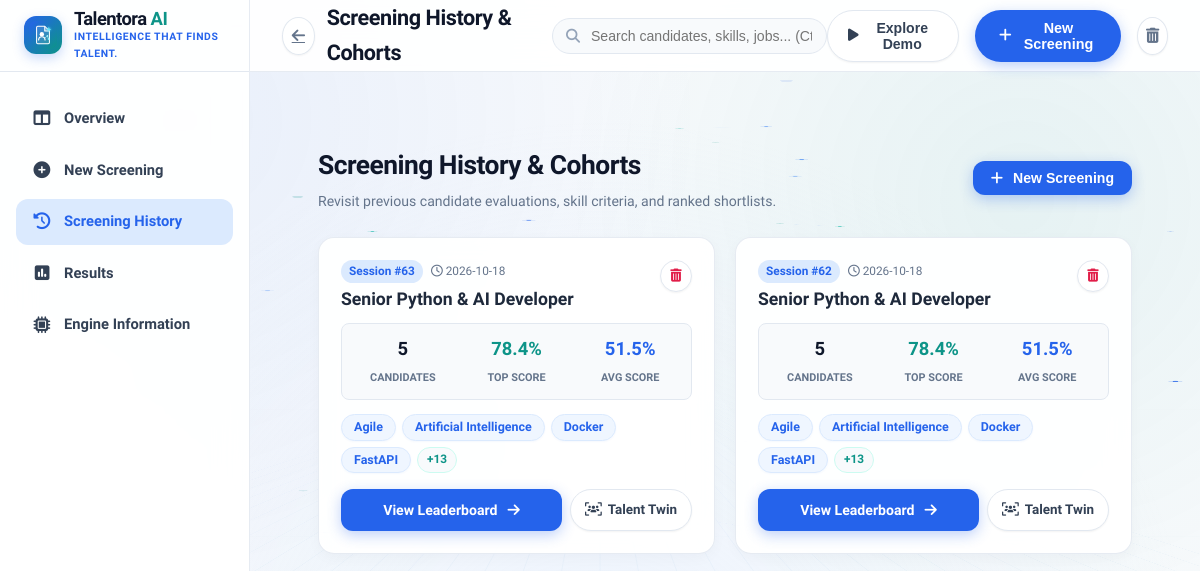
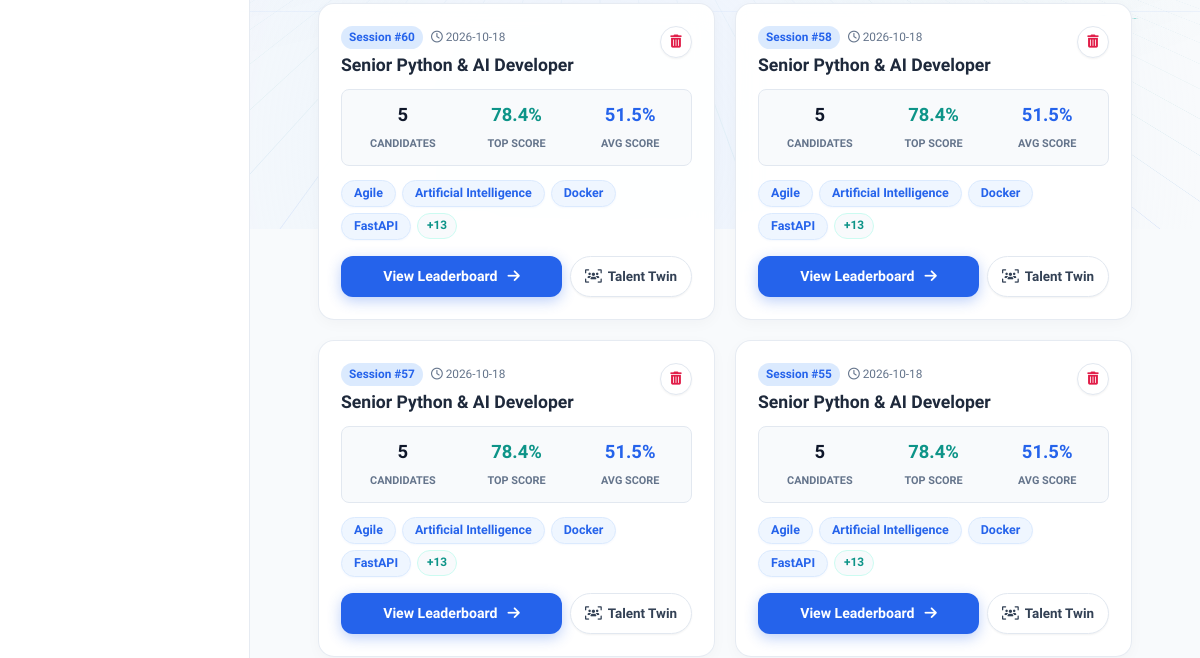
Before: /history (upper part) with the older database file (2 pictures, top to bottom).
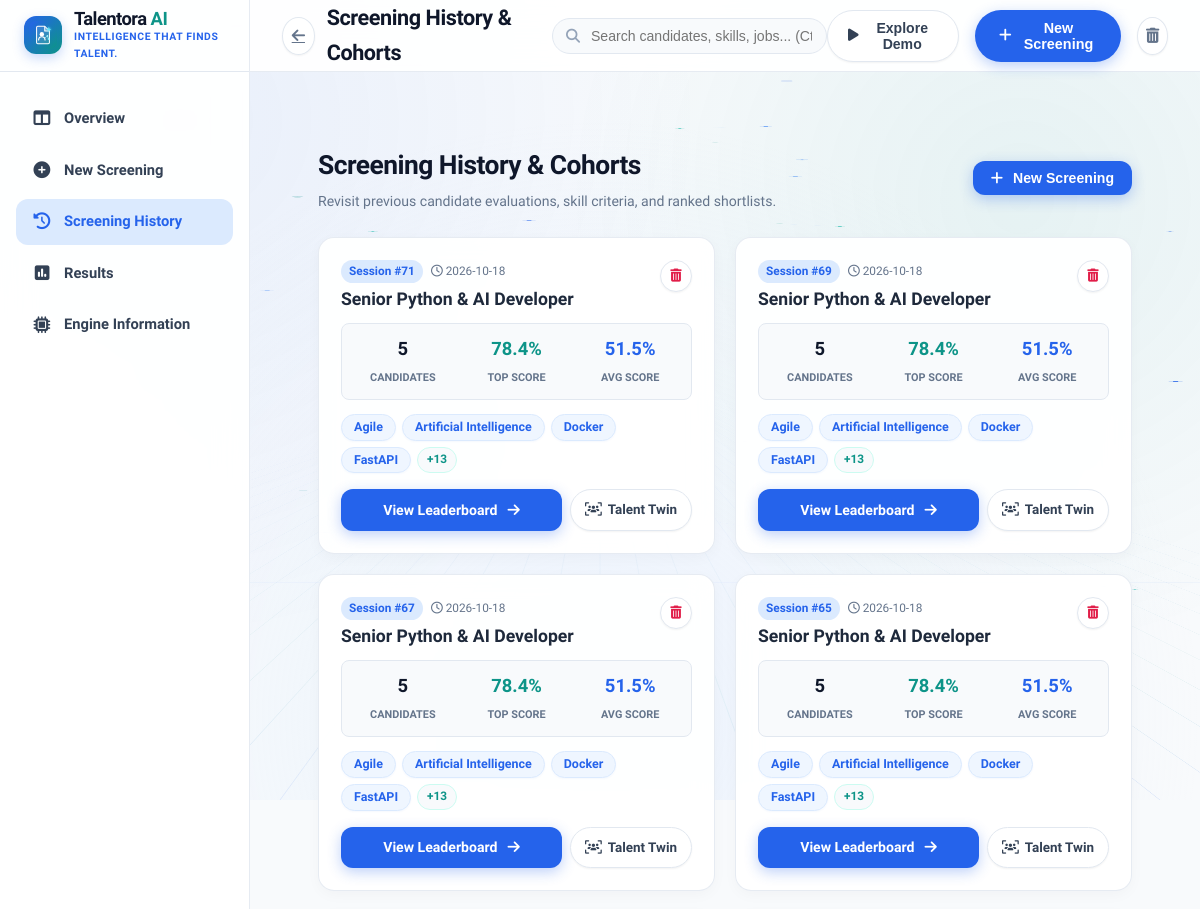
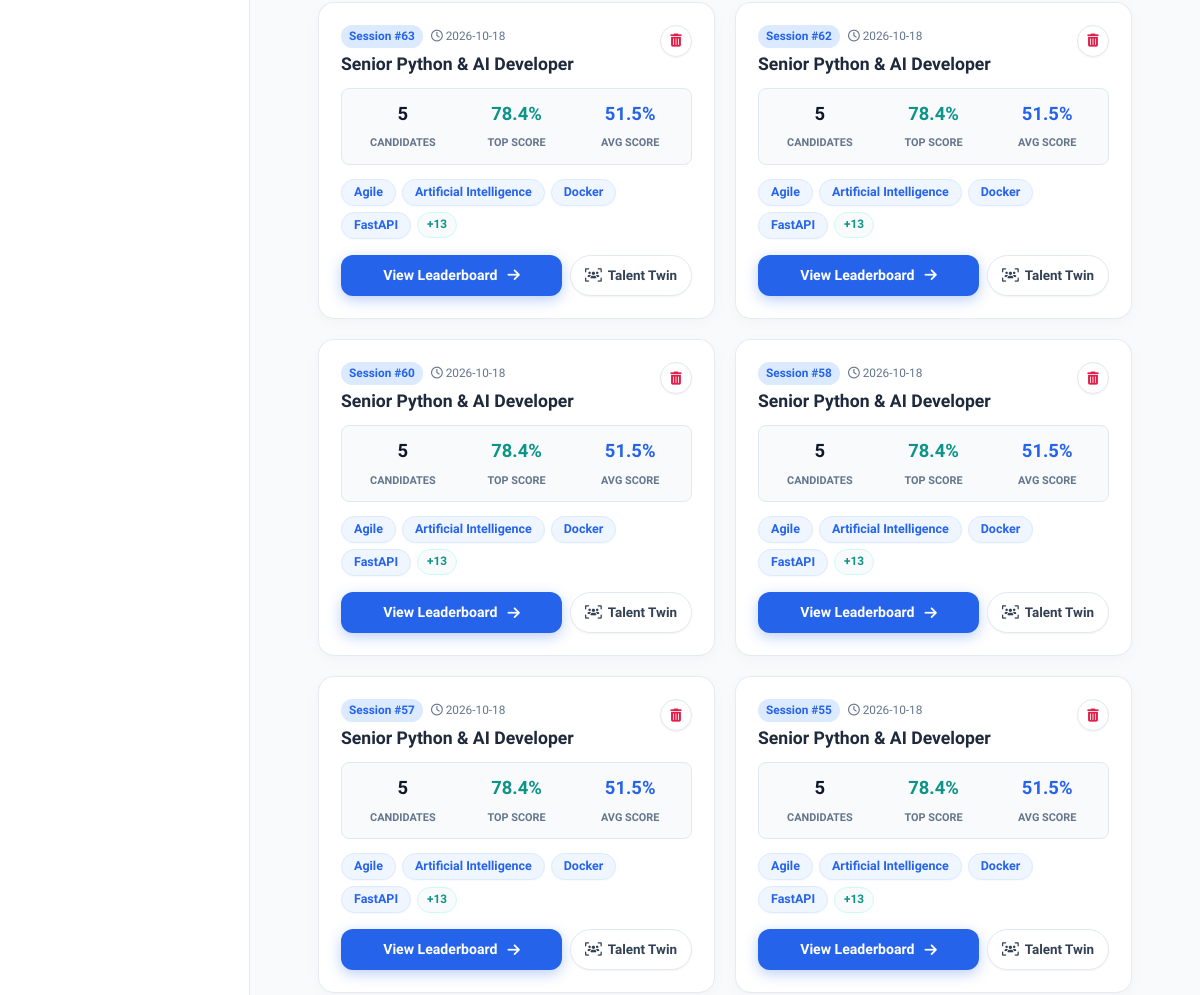
After: the same page with the newer database file (2 pictures, top to bottom).
### tables this page shows
CREATE TABLE jobs (
            id INTEGER PRIMARY KEY AUTOINCREMENT,
            job_title TEXT NOT NULL,
            job_description TEXT NOT NULL,
            required_skills TEXT,
            required_experience REAL DEFAULT 0,
            created_at TIMESTAMP DEFAULT CURRENT_TIMESTAMP
        );

### app.py (the view)
@app.route('/history')
def history():
    jobs = database.get_all_jobs()
    return render_template('history.html', jobs=jobs)

### database.py (called while the page is built)
def get_db_connection() -> sqlite3.Connection:
    os.makedirs(DB_DIR, exist_ok=True)
    conn = sqlite3.connect(DB_PATH)
    conn.row_factory = sqlite3.Row
    return conn

def get_all_jobs() -> List[Dict[str, Any]]:
    conn = get_db_connection()
    cursor = conn.cursor()
    cursor.execute("""
        SELECT j.*, COUNT(c.id) as candidate_count, MAX(c.match_score) as top_score, AVG(c.match_score) as avg_score
        FROM jobs j
        LEFT JOIN candidates c ON j.id = c.job_id
        GROUP BY j.id
        ORDER BY j.created_at DESC
    """)
    rows = cursor.fetchall()
    conn.close()
    jobs = []
    for r in rows:
        d = dict(r)
        d["required_skills"] = json.loads(d["required_skills"]) if d["required_skills"] else []
        d["avg_score"] = round(d["avg_score"], 1) if d["avg_score"] is not None else 0.0
        d["top_score"] = round(d["top_score"], 1) if d["top_score"] is not None else 0.0
        jobs.append(d)
    return jobs

### templates/history.html (shortened to what this page needs)
{% extends 'base.html' %}
{% block page_title %}Screening History &amp; Cohorts{% endblock %}
{% block content %}
<div class="history-container">
    <div style="display: flex; justify-content: space-between; align-items: center; margin-bottom: 24px; flex-wrap: wrap; gap: 16px;">
        <div>
            <h1 style="font-size: 1.65rem; font-weight: 800; color: var(--color-slate-title); letter-spacing: -0.02em; margin-bottom: 4px;">Screening History &amp; Cohorts</h1>
            <p style="font-size: 0.88rem; color: var(--color-slate-muted);">Revisit previous candidate evaluations, skill criteria, and ranked shortlists.</p>
        </div>
        <div>
            <button type="button" class="btn-primary-screen" onclick="openUploadModal()" style="padding: 9px 18px; font-size: 0.88rem; width: auto;">
                <i class="fa-solid fa-plus"></i> New Screening
            </button>
        </div>
    </div>
    {% if jobs %}
        <div style="display: grid; grid-template-columns: repeat(auto-fill, minmax(340px, 1fr)); gap: 20px;">
            {% for job in jobs %}
                <div class="card-light-panel" style="display: flex; flex-direction: column; justify-content: space-between; padding: 22px;">
                    <div>
                        <div style="display: flex; justify-content: space-between; align-items: flex-start; margin-bottom: 12px;">
                            <div>
                                <div style="display: flex; gap: 8px; align-items: center; margin-bottom: 6px;">
                                    <span style="font-size: 0.74rem; font-weight: 700; background: var(--color-soft-sky); color: var(--color-arctic-blue); padding: 2px 8px; border-radius: var(--radius-pill);">Session #{{ job.id }}</span>
                                    <span style="font-size: 0.74rem; color: var(--color-slate-muted);"><i class="fa-regular fa-clock"></i> {{ job.created_at[:10] if job.created_at else 'Recent' }}</span>
                                </div>
                                <h3 style="font-size: 1.1rem; font-weight: 800; color: var(--color-slate-heading); line-height: 1.25;">{{ job.job_title }}</h3>
                            </div>
                            <button type="button" class="btn-icon-light" title="Delete Session" onclick="deleteJob({{ job.id }})" style="color: var(--color-danger); width: 32px; height: 32px; font-size: 0.82rem;">
                                <i class="fa-solid fa-trash-can"></i>
                            </button>
                        </div>
                        <div style="display: grid; grid-template-columns: repeat(3, 1fr); gap: 8px; background: var(--color-ice-white); padding: 10px 8px; border-radius: var(--radius-sm); border: 1px solid var(--border-color); margin-bottom: 14px; text-align: center;">
                            <div>
                                <span style="font-size: 1.15rem; font-weight: 800; color: var(--color-slate-title); display: block;">{{ job.candidate_count }}</span>
                                <span style="font-size: 0.68rem; color: var(--color-slate-muted); font-weight: 700; text-transform: uppercase;">Candidates</span>
                            </div>
                            <div>
                                <span style="font-size: 1.15rem; font-weight: 800; color: var(--color-teal); display: block;">{{ job.top_score }}%</span>
                                <span style="font-size: 0.68rem; color: var(--color-slate-muted); font-weight: 700; text-transform: uppercase;">Top Score</span>
                            </div>
                            <div>
                                <span style="font-size: 1.15rem; font-weight: 800; color: var(--color-arctic-blue); display: block;">{{ job.avg_score }}%</span>
                                <span style="font-size: 0.68rem; color: var(--color-slate-muted); font-weight: 700; text-transform: uppercase;">Avg Score</span>
                            </div>
                        </div>
                        <div class="skills-pill-cluster" style="margin-bottom: 16px;">
                            {% for s in job.required_skills[:4] %}
                                <span class="skill-pill-tag">{{ s }}</span>
                            {% endfor %}
                            {% if job.required_skills|length > 4 %}
                                <span class="skill-chip-more">+{{ job.required_skills|length - 4 }}</span>
                            {% endif %}
                        </div>
                    </div>
                    <div style="display: flex; gap: 8px;">
                        <a href="{{ url_for('view_results', job_id=job.id) }}" class="btn-primary-screen" style="flex: 1; text-decoration: none; font-size: 0.88rem; padding: 9px 14px; justify-content: center;">
                            <span>View Leaderboard</span>
                            <i class="fa-solid fa-arrow-right"></i>
                        </a>
                        <a href="{{ url_for('talent_twin_compare', job_id=job.id) }}" class="btn-nav-demo" style="text-decoration: none; font-size: 0.84rem; padding: 9px 14px; display: inline-flex; align-items: center; gap: 6px;" title="Compare Candidate Talent Twin Simulations">
                            <i class="fa-solid fa-users-viewfinder"></i>
                            <span>Talent Twin</span>
                        </a>
                    </div>
                </div>
            {% endfor %}
        </div>
    {% endif %}
</div>
{% endblock %}

### templates/base.html (shortened to what this page needs)
<!DOCTYPE html>
<html lang="en">
<head>
    <link rel="stylesheet" href="https://cdnjs.cloudflare.com/ajax/libs/font-awesome/6.4.0/css/all.min.css">
    <link rel="stylesheet" href="{{ url_for('static', filename='css/style.css') }}?v=7.0">
</head>
<body class="futuristic-app">
    <div class="neural-canvas-container" aria-hidden="true">
    </div>
    {% if request.endpoint == 'index' %}
        <header class="site-navbar">
            <div class="nav-container">
                <a href="{{ url_for('index') }}" class="brand-link">
                    <div class="brand-logo-glow">
                        <img src="{{ url_for('static', filename='img/talentora-logo.svg') }}" alt="Talentora AI" class="brand-logo-img">
                    </div>
                    <div class="brand-name-wrap">
                        <span class="brand-name">Talentora <span>AI</span></span>
                        <span class="brand-tag">Intelligence That Finds Talent. • AI Based Screening</span>
                    </div>
                </a>
                <nav class="nav-links-cluster">
                    <a href="#featuresSection" class="nav-anchor">
                        <i class="fa-solid fa-sparkles"></i> Features
                    </a>
                    <a href="#howItWorksSection" class="nav-anchor">
                        <i class="fa-solid fa-list-check"></i> How It Works
                    </a>
                    <a href="#scoringSection" class="nav-anchor">
                        <i class="fa-solid fa-chart-pie"></i> Scoring Model
                    </a>
                </nav>
                <div class="nav-actions-cluster">
                    <button type="button" class="btn-nav-demo" onclick="triggerSampleDemo()" title="Run instant candidate screening with sample data">
                        <i class="fa-solid fa-play"></i> Explore Demo
                    </button>
                    <a href="{{ url_for('dashboard') }}" class="btn-nav-screening">
                        <i class="fa-solid fa-bolt"></i> Start Screening
                    </a>
                </div>
            </div>
        </header>
        <main class="site-main">
            {% block landing_content %}{% endblock %}
        </main>
        <footer class="landing-footer" style="background: var(--color-pure-white); border-top: 1px solid var(--border-color); padding: 36px 32px; text-align: center; color: var(--color-slate-muted); font-size: 0.88rem; position: relative; z-index: 10;">
            <div style="max-width: 1360px; margin: 0 auto; display: flex; justify-content: space-between; align-items: center; flex-wrap: wrap; gap: 16px;">
                <div style="display: flex; align-items: center; gap: 10px;">
                    <img src="{{ url_for('static', filename='img/talentora-logo.svg') }}" alt="Talentora AI" style="width: 24px; height: 24px; border-radius: 6px;">
                    <span style="font-weight: 800; color: var(--color-slate-heading);">Talentora AI</span>
                    <span>• Intelligence That Finds Talent.</span>
                </div>
                <div style="display: flex; gap: 20px;">
                    <a href="#featuresSection" style="color: var(--color-slate-muted); text-decoration: none;">Features</a>
                    <a href="#howItWorksSection" style="color: var(--color-slate-muted); text-decoration: none;">How It Works</a>
                    <a href="{{ url_for('dashboard') }}" style="color: var(--color-arctic-blue); text-decoration: none; font-weight: 700;">Recruiter Dashboard</a>
                </div>
            </div>
        </footer>
    {% else %}
        <div class="app-shell">
            <aside class="app-sidebar">
                <div class="sidebar-brand-box">
                    <a href="{{ url_for('index') }}" class="brand-link">
                        <div class="brand-logo-glow" style="width: 38px; height: 38px;">
                            <img src="{{ url_for('static', filename='img/talentora-logo.svg') }}" alt="Talentora AI" class="brand-logo-img">
                        </div>
                        <div class="brand-name-wrap">
                            <span class="brand-name" style="font-size: 1.15rem;">Talentora <span>AI</span></span>
                            <span class="brand-tag" style="font-size: 0.65rem;">Intelligence That Finds Talent.</span>
                        </div>
                    </a>
                </div>
                <nav class="sidebar-nav-list">
                    <a href="{{ url_for('dashboard') }}" class="sidebar-nav-link {% if request.endpoint == 'dashboard' %}active{% endif %}">
                        <i class="fa-solid fa-table-columns"></i>
                        <span>Overview</span>
                    </a>
                    <a href="{{ url_for('dashboard') }}#screeningWorkflowSection" class="sidebar-nav-link" onclick="if(window.location.pathname === '/dashboard'){ document.getElementById('screeningWorkflowSection')?.scrollIntoView({behavior: 'smooth'}); }">
                        <i class="fa-solid fa-plus-circle"></i>
                        <span>New Screening</span>
                    </a>
                    <a href="{{ url_for('history') }}" class="sidebar-nav-link {% if request.endpoint == 'history' %}active{% endif %}">
                        <i class="fa-solid fa-clock-rotate-left"></i>
                        <span>Screening History</span>
                    </a>
                    <a href="{{ url_for('dashboard') }}#rankingsSection" class="sidebar-nav-link">
                        <i class="fa-solid fa-square-poll-vertical"></i>
                        <span>Results</span>
                    </a>
                    <a href="javascript:void(0)" class="sidebar-nav-link" onclick="document.getElementById('engineInfoModal').style.display='flex'">
                        <i class="fa-solid fa-microchip"></i>
                        <span>Engine Information</span>
                    </a>
                </nav>
            </aside>
            <div class="app-main-content">
                <header class="app-header">
                    <div class="header-title-wrap">
                        <a href="{{ url_for('index') }}" class="btn-icon-light" title="Back to Landing Page">
                            <i class="fa-solid fa-arrow-left"></i>
                        </a>
                        <h1 class="header-page-title">{% block page_title %}Recruiter Screening Dashboard{% endblock %}</h1>
                    </div>
                    <div class="header-search-box">
                        <i class="fa-solid fa-magnifying-glass header-search-icon"></i>
                        <input type="text" class="header-search-input" placeholder="Search candidates, skills, jobs... (Ctrl+K)" onkeyup="handleGlobalSearch(this.value)">
                    </div>
                    <div class="header-user-controls">
                        <button type="button" class="btn-nav-demo" onclick="triggerSampleDemo()" title="Run instant candidate screening with sample data">
                            <i class="fa-solid fa-play"></i> Explore Demo
                        </button>
                        <button type="button" class="btn-nav-screening" onclick="openUploadModal()">
                            <i class="fa-solid fa-plus"></i> New Screening
                        </button>
                        <button type="button" class="btn-icon-light text-muted" title="Reset Stored Data" onclick="confirmClearData()">
                            <i class="fa-solid fa-trash-can"></i>
                        </button>
                    </div>
                </header>
                <main class="workspace-page-body">
                    {% block content %}{% endblock %}
                </main>
            </div>
        </div>
    {% endif %}
</body>
</html>

Changed rows visible on the page:
added jobs: id "71", created_at "2026-10-18", job_title "Senior Python & AI Developer", candidate_count "5", top_score "78.4", avg_score "51.5", 4 "Agile" "Artificial Intelligence" "Docker" "FastAPI", required_skills|length "13"
added jobs: id "69", created_at "2026-10-18", job_title "Senior Python & AI Developer", candidate_count "5", top_score "78.4", avg_score "51.5", 4 "Agile" "Artificial Intelligence" "Docker" "FastAPI", required_skills|length "13"
added jobs: id "67", created_at "2026-10-18", job_title "Senior Python & AI Developer", candidate_count "5", top_score "78.4", avg_score "51.5", 4 "Agile" "Artificial Intelligence" "Docker" "FastAPI", required_skills|length "13"
added jobs: id "65", created_at "2026-10-18", job_title "Senior Python & AI Developer", candidate_count "5", top_score "78.4", avg_score "51.5", 4 "Agile" "Artificial Intelligence" "Docker" "FastAPI", required_skills|length "13"
